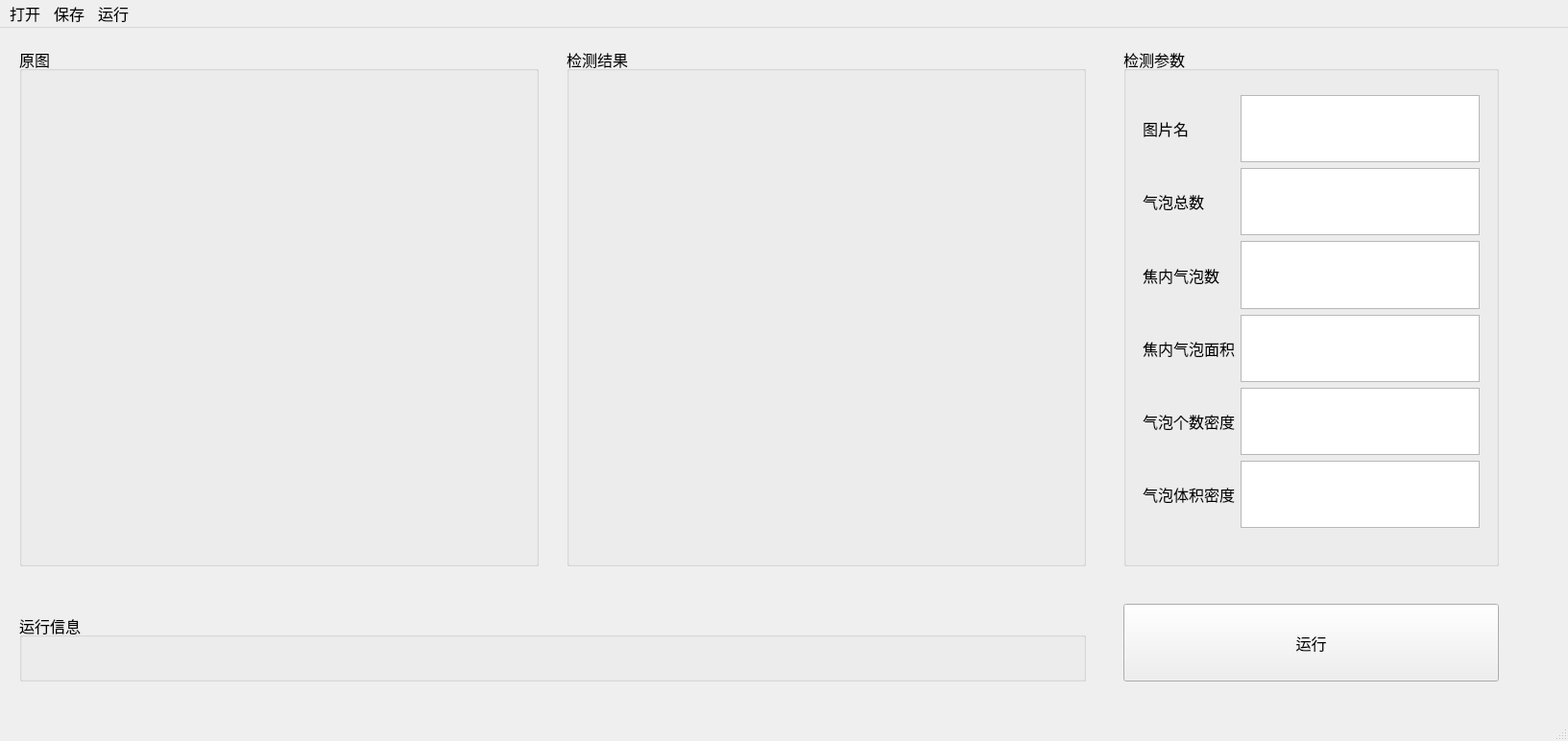
<?xml version="1.0" encoding="UTF-8"?>
<ui version="4.0">
 <class>MainWindow</class>
 <widget class="QMainWindow" name="MainWindow">
  <property name="geometry">
   <rect>
    <x>0</x>
    <y>0</y>
    <width>1633</width>
    <height>772</height>
   </rect>
  </property>
  <property name="sizePolicy">
   <sizepolicy hsizetype="Fixed" vsizetype="Fixed">
    <horstretch>0</horstretch>
    <verstretch>0</verstretch>
   </sizepolicy>
  </property>
  <property name="windowTitle">
   <string>白泡云检测软件</string>
  </property>
  <widget class="QWidget" name="centralwidget">
   <widget class="QPushButton" name="runButton">
    <property name="geometry">
     <rect>
      <x>1170</x>
      <y>600</y>
      <width>391</width>
      <height>81</height>
     </rect>
    </property>
    <property name="font">
     <font>
      <family>Microsoft YaHei UI</family>
      <pointsize>12</pointsize>
     </font>
    </property>
    <property name="text">
     <string>运行</string>
    </property>
   </widget>
   <widget class="QGroupBox" name="original_box">
    <property name="geometry">
     <rect>
      <x>20</x>
      <y>20</y>
      <width>541</width>
      <height>541</height>
     </rect>
    </property>
    <property name="font">
     <font>
      <family>Microsoft YaHei UI</family>
      <pointsize>12</pointsize>
      <weight>50</weight>
      <bold>false</bold>
     </font>
    </property>
    <property name="title">
     <string>原图</string>
    </property>
    <widget class="QLabel" name="origin_img">
     <property name="geometry">
      <rect>
       <x>20</x>
       <y>30</y>
       <width>501</width>
       <height>491</height>
      </rect>
     </property>
     <property name="text">
      <string/>
     </property>
    </widget>
   </widget>
   <widget class="QGroupBox" name="result_box">
    <property name="geometry">
     <rect>
      <x>590</x>
      <y>20</y>
      <width>541</width>
      <height>541</height>
     </rect>
    </property>
    <property name="font">
     <font>
      <family>Microsoft YaHei UI</family>
      <pointsize>12</pointsize>
     </font>
    </property>
    <property name="title">
     <string>检测结果</string>
    </property>
    <widget class="QLabel" name="result_img">
     <property name="geometry">
      <rect>
       <x>20</x>
       <y>30</y>
       <width>501</width>
       <height>491</height>
      </rect>
     </property>
     <property name="text">
      <string/>
     </property>
    </widget>
   </widget>
   <widget class="QGroupBox" name="groupBox">
    <property name="geometry">
     <rect>
      <x>1170</x>
      <y>20</y>
      <width>391</width>
      <height>541</height>
     </rect>
    </property>
    <property name="font">
     <font>
      <family>Microsoft YaHei UI</family>
      <pointsize>12</pointsize>
     </font>
    </property>
    <property name="title">
     <string>检测参数</string>
    </property>
    <widget class="QWidget" name="layoutWidget">
     <property name="geometry">
      <rect>
       <x>20</x>
       <y>50</y>
       <width>351</width>
       <height>451</height>
      </rect>
     </property>
     <layout class="QGridLayout" name="gridLayout">
      <item row="0" column="0">
       <widget class="QLabel" name="label_0">
        <property name="text">
         <string>图片名</string>
        </property>
       </widget>
      </item>
      <item row="0" column="1">
       <widget class="QTextBrowser" name="textBrowser_0">
        <property name="cursorWidth">
         <number>1</number>
        </property>
       </widget>
      </item>
      <item row="1" column="0">
       <widget class="QLabel" name="label_1">
        <property name="text">
         <string>气泡总数</string>
        </property>
       </widget>
      </item>
      <item row="1" column="1">
       <widget class="QTextBrowser" name="textBrowser_1"/>
      </item>
      <item row="2" column="0">
       <widget class="QLabel" name="label_2">
        <property name="text">
         <string>焦内气泡数</string>
        </property>
       </widget>
      </item>
      <item row="2" column="1">
       <widget class="QTextBrowser" name="textBrowser_2"/>
      </item>
      <item row="3" column="0">
       <widget class="QLabel" name="label_3">
        <property name="text">
         <string>焦内气泡面积</string>
        </property>
       </widget>
      </item>
      <item row="3" column="1">
       <widget class="QTextBrowser" name="textBrowser_3"/>
      </item>
      <item row="4" column="0">
       <widget class="QLabel" name="label_4">
        <property name="text">
         <string>气泡个数密度</string>
        </property>
       </widget>
      </item>
      <item row="4" column="1">
       <widget class="QTextBrowser" name="textBrowser_4"/>
      </item>
      <item row="5" column="0">
       <widget class="QLabel" name="label_5">
        <property name="text">
         <string>气泡体积密度</string>
        </property>
       </widget>
      </item>
      <item row="5" column="1">
       <widget class="QTextBrowser" name="textBrowser_5"/>
      </item>
     </layout>
    </widget>
   </widget>
   <widget class="QGroupBox" name="runInfoBox">
    <property name="geometry">
     <rect>
      <x>20</x>
      <y>610</y>
      <width>1111</width>
      <height>71</height>
     </rect>
    </property>
    <property name="font">
     <font>
      <family>Microsoft YaHei UI</family>
      <pointsize>12</pointsize>
     </font>
    </property>
    <property name="title">
     <string>运行信息</string>
    </property>
    <widget class="QLabel" name="run_info">
     <property name="geometry">
      <rect>
       <x>20</x>
       <y>30</y>
       <width>1071</width>
       <height>31</height>
      </rect>
     </property>
     <property name="text">
      <string/>
     </property>
    </widget>
   </widget>
  </widget>
  <widget class="QMenuBar" name="menubar">
   <property name="geometry">
    <rect>
     <x>0</x>
     <y>0</y>
     <width>1633</width>
     <height>32</height>
    </rect>
   </property>
   <property name="font">
    <font>
     <pointsize>12</pointsize>
    </font>
   </property>
   <widget class="QMenu" name="open">
    <property name="font">
     <font>
      <pointsize>12</pointsize>
     </font>
    </property>
    <property name="title">
     <string>打开</string>
    </property>
    <addaction name="img"/>
    <addaction name="dir"/>
    <addaction name="camera"/>
   </widget>
   <widget class="QMenu" name="save">
    <property name="font">
     <font>
      <pointsize>12</pointsize>
     </font>
    </property>
    <property name="title">
     <string>保存</string>
    </property>
    <addaction name="save_dir"/>
   </widget>
   <widget class="QMenu" name="run">
    <property name="font">
     <font>
      <pointsize>12</pointsize>
     </font>
    </property>
    <property name="title">
     <string>运行</string>
    </property>
    <addaction name="run_all"/>
   </widget>
   <addaction name="open"/>
   <addaction name="save"/>
   <addaction name="run"/>
  </widget>
  <widget class="QStatusBar" name="statusbar"/>
  <action name="img">
   <property name="text">
    <string>图片</string>
   </property>
  </action>
  <action name="dir">
   <property name="text">
    <string>文件夹</string>
   </property>
  </action>
  <action name="camera">
   <property name="text">
    <string>相机</string>
   </property>
  </action>
  <action name="run_all">
   <property name="text">
    <string>检测气泡</string>
   </property>
  </action>
  <action name="save_dir">
   <property name="text">
    <string>保存路径</string>
   </property>
  </action>
 </widget>
 <resources/>
 <connections/>
</ui>
